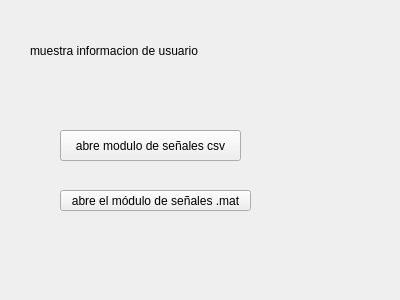
<?xml version="1.0" encoding="UTF-8"?>
<ui version="4.0">
 <class>Form</class>
 <widget class="QWidget" name="Form">
  <property name="geometry">
   <rect>
    <x>0</x>
    <y>0</y>
    <width>400</width>
    <height>300</height>
   </rect>
  </property>
  <property name="windowTitle">
   <string>Form</string>
  </property>
  <widget class="QPushButton" name="btn_csv">
   <property name="geometry">
    <rect>
     <x>60</x>
     <y>130</y>
     <width>181</width>
     <height>31</height>
    </rect>
   </property>
   <property name="text">
    <string>abre modulo de señales csv</string>
   </property>
  </widget>
  <widget class="QPushButton" name="btn_mat">
   <property name="geometry">
    <rect>
     <x>60</x>
     <y>190</y>
     <width>191</width>
     <height>21</height>
    </rect>
   </property>
   <property name="text">
    <string>abre el módulo de señales .mat</string>
   </property>
  </widget>
  <widget class="QLabel" name="lbl_usuario">
   <property name="geometry">
    <rect>
     <x>30</x>
     <y>20</y>
     <width>171</width>
     <height>61</height>
    </rect>
   </property>
   <property name="text">
    <string>muestra informacion de usuario</string>
   </property>
  </widget>
 </widget>
 <resources/>
 <connections/>
</ui>
